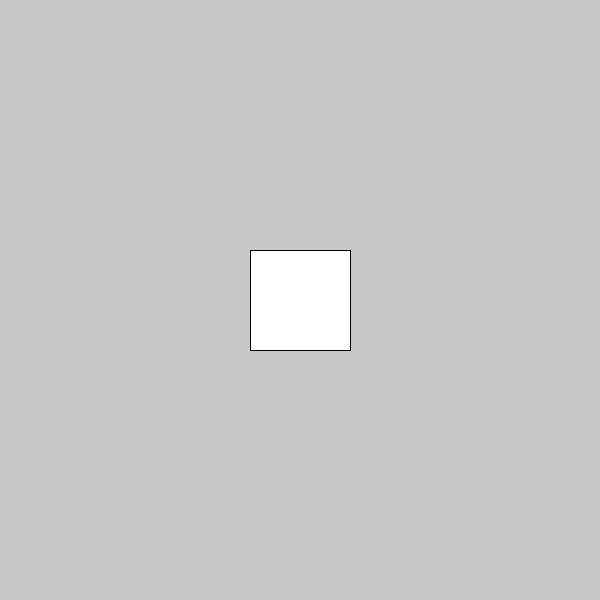
Frame 1 (no input)
Frame 60 (the mouse pressed at the canvas centre just before this capture): identical to frame 1, image omitted
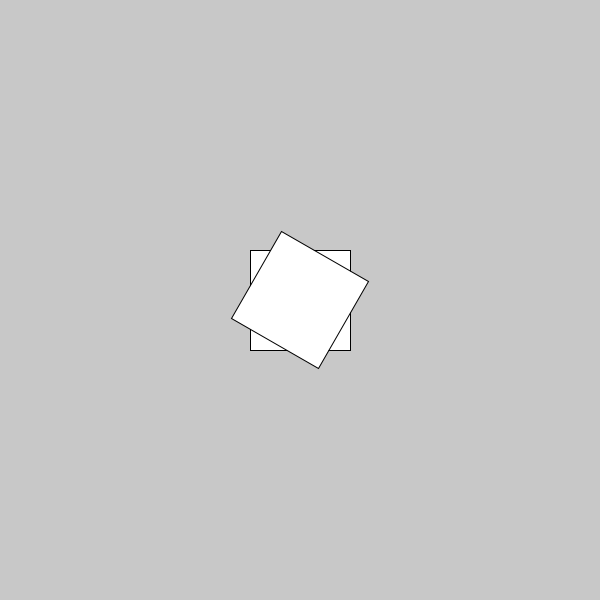
Frame 120 (the mouse held since frame 60 and released just before this capture)

The Processing sketch that drew these frames (run headless with seeded random() and noise(); from frame 60 on, the mouse is pressed at the canvas centre):

// Processing sketch: Midterm_1
// ── Midterm_1.pde

//change this sketch so it rotates around the original position of the shape 

void setup() {
  size(600, 600); 
  rectMode(CENTER); 
}

void draw(){
  background(200);
  rect(width/2, height/2, 100, 100); 
  
  //pushMatrix(); 
  //translate(width/2, height/2);
  //rotate(radians(45)); 
  //rect(0, 0, 100, 100); 
  //popMatrix(); 
  
  pushMatrix(); 
  translate(width/2, height/2);
  rotate(radians(mouseX)); 
  rect(0, 0, 100, 100); 
  popMatrix(); 
}
